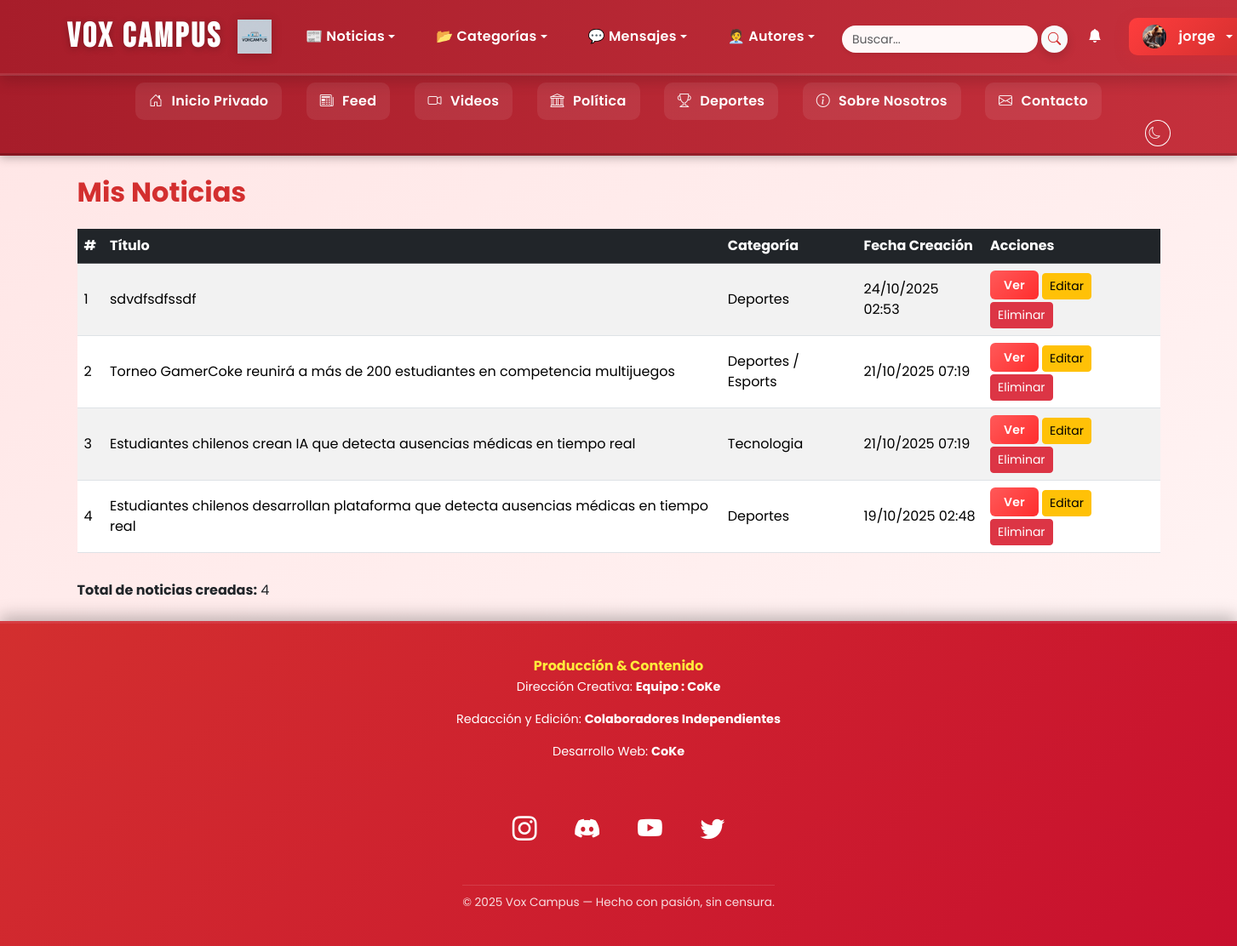
The app's page /mis-noticias/ (signed in) with its own data.
### noticias/models.py (models this page shows, shortened)
class Perfil(models.Model):
    user = models.OneToOneField(User, on_delete=models.CASCADE, related_name='perfil')
    bio = models.TextField(blank=True, null=True)
    avatar = models.ImageField(upload_to='avatares/', blank=True, null=True)
    banner = models.ImageField(upload_to='banners/', blank=True, null=True)
    ultima_actividad = models.DateTimeField(default=timezone.now)
    twitter = models.URLField(max_length=200, blank=True, null=True)
    github = models.URLField(max_length=200, blank=True, null=True)
    instagram = models.URLField(max_length=200, blank=True, null=True)
    linkedin = models.URLField(max_length=200, blank=True, null=True)
    sitio_web = models.URLField(max_length=200, blank=True, null=True)
    rol = models.CharField(
        max_length=20,
        choices=[('autor', 'Autor'), ('admin', 'Administrador')],
        default='autor'
    )

class Noticia(models.Model):
    titulo = models.CharField(max_length=200)
    contenido = models.TextField()
    categoria = models.ForeignKey(Categoria, on_delete=models.PROTECT, related_name='noticias')
    autor = models.ForeignKey(User, on_delete=models.CASCADE, related_name='noticias')
    fecha_creacion = models.DateTimeField(auto_now_add=True)
    imagen = models.ImageField(upload_to='noticias/', blank=True, null=True)

class Categoria(models.Model):
    nombre = models.CharField(max_length=50, unique=True)

### noticias/views.py (the view, shortened to what this page needs)
# urls.py: path('mis-noticias/', views.mis_noticias, name='mis_noticias'),
@login_required
def mis_noticias(request):
    noticias = Noticia.objects.filter(autor=request.user).order_by('-fecha_creacion')
    return render(request, 'noticias/mis_noticias.html', {'noticias': noticias})

### noticias/context_processors.py (called while the page is built)
def contadores_globales(request):
    if request.user.is_authenticated:
        notif_count = Notificacion.objects.filter(usuario=request.user, leido=False).count()
        mensajes_no_leidos = Mensaje.objects.filter(receptor=request.user, leido=False).count() if hasattr(request.user, 'mensaje_set') else 0
    else:
        notif_count = 0
        mensajes_no_leidos = 0
    return {
        'notif_count': notif_count,
        'mensajes_no_leidos': mensajes_no_leidos,
    }

def notificaciones_context(request):
    if request.user.is_authenticated:
        notif_count = Notificacion.objects.filter(usuario=request.user, leido=False).count()
    else:
        notif_count = 0
    return {'notif_count': notif_count}

### templates/noticias/mis_noticias.html (shortened to what this page needs)
{% extends 'noticias/base.html' %}
{% block content %}
<div class="container my-4">
   <h2 class="mb-4 text-danger">Mis Noticias</h2>
   {% if noticias %}
   <div class="table-responsive">
      <table class="table table-striped table-hover align-middle">
         <thead class="table-dark">
            <tr>
               <th>#</th>
               <th>Título</th>
               <th>Categoría</th>
               <th>Fecha Creación</th>
               <th>Acciones</th>
            </tr>
         </thead>
         <tbody>
            {% for noticia in noticias %}
            <tr>
               <td>{{ forloop.counter }}</td>
               <td>{{ noticia.titulo }}</td>
               <td>{{ noticia.categoria.nombre }}</td>
               <td>{{ noticia.fecha_creacion|date:"d/m/Y H:i" }}</td>
               <td>
                  <a href="{% url 'noticia_detalle' noticia.id %}" class="btn btn-sm btn-view">Ver</a>
                  <a href="{% url 'noticia_editar' noticia.id %}" class="btn btn-sm btn-warning">Editar</a>
                  <a href="{% url 'noticia_confirmar_eliminar' noticia.id %}" class="btn btn-sm btn-danger">Eliminar</a>
               </td>
            </tr>
            {% endfor %}
         </tbody>
      </table>
   </div>
   <p class="mt-3"><strong>Total de noticias creadas:</strong> {{ noticias|length }}</p>
   {% else %}
   <strong>No has creado ninguna noticia aún.</strong>
   <div class="text-center mt-3">
      <a href="{% url 'noticia_crear' %}" class="btn btn-danger">Crear Primera Noticia</a>
   </div>
   {% endif %}
</div>
{% endblock %}

### templates/noticias/base.html (shortened to what this page needs)
{% load static %}
<!DOCTYPE html>
<html lang="es">
<head>
   <link href="https://cdn.jsdelivr.net/npm/bootstrap@5.3.2/dist/css/bootstrap.min.css" rel="stylesheet" />
   <link href="https://cdn.jsdelivr.net/npm/bootstrap-icons@1.11.1/font/bootstrap-icons.css" rel="stylesheet" />
   <link rel="stylesheet" href="{% static 'webnoticias/css/style.css' %}?v=v38" />
</head>
<body>
<nav class="navbar navbar-expand-lg navbar-dark bg-danger shadow">
   <div class="container">
      <a class="navbar-brand d-flex align-items-center fw-bold"
         href="{% if user.is_authenticated and user.is_superuser %}{% url 'panel_privado' %}{% else %}{% url 'index' %}{% endif %}">
         <span class="me-2 text-white">Vox Campus</span>
         <img src="{% static 'WebNoticias/img/logo.png' %}" alt="Logo Vox Campus"
              style="height:40px; width:auto; object-fit:contain;" />
      </a>
      <div class="collapse navbar-collapse" id="navbarNav">
         <ul class="navbar-nav mx-auto align-items-center gap-2">
            {% if user.is_authenticated and user.is_superuser or user.is_authenticated and user.is_staff %}
               <li class="nav-item dropdown">
                  <a class="nav-link dropdown-toggle" href="#" id="noticiasDropdown" role="button" data-bs-toggle="dropdown">
                     📰 Noticias
                  </a>
               </li>
            {% endif %}
            {% if user.is_superuser %}
               <li class="nav-item dropdown">
                  <a class="nav-link dropdown-toggle" href="#" id="categoriasDropdown" role="button" data-bs-toggle="dropdown">
                     📂 Categorías
                  </a>
               </li>
            {% endif %}
            {% if user.is_authenticated %}
               <li class="nav-item dropdown">
                  <a class="nav-link dropdown-toggle" href="#" id="mensajesDropdown" role="button" data-bs-toggle="dropdown">
                     💬 Mensajes
                  </a>
               </li>
            {% endif %}
            {% if user.is_authenticated %}
               <li class="nav-item dropdown has-dot">
                  <a class="nav-link dropdown-toggle" href="#" id="reporterosDropdown" role="button" data-bs-toggle="dropdown">
                     🧑‍💼 Autores
                  </a>
               </li>
            {% endif %}
         </ul>
         <ul class="navbar-nav align-items-center gap-0">
            {% if user.is_authenticated %}
               <li class="nav-item">
                  <form id="buscador" class="d-flex align-items-center" role="search" method="get" action="{% url 'buscar' %}">
                     <input id="input-busqueda" class="form-control form-control-sm rounded-pill shadow-sm border-0 me-1"
                            type="search" placeholder="Buscar..." name="q" required />
                     <button class="btn btn-light btn-sm rounded-pill px-2 py-0" type="submit" style="height:32px;">
                        <i class="bi bi-search text-danger"></i>
                     </button>
                  </form>
               </li>
               <li class="nav-item position-relative">
                  <a href="{% url 'notificaciones' %}" class="nav-link position-relative">
                     <i class="bi bi-bell-fill"></i>
                  </a>
               </li>
               <li class="nav-item dropdown">
                  <a class="nav-link dropdown-toggle btn-login px-3 py-2" href="#" id="userDropdown"
                     role="button" data-bs-toggle="dropdown">
                     {% if user.perfil.avatar %}
                        <img src="{{ user.perfil.avatar.url }}" alt="avatar"
                             style="width:28px; height:28px; border-radius:50%; object-fit:cover; margin-right:6px;" />
                     {% else %}
                        <i class="bi bi-person-circle me-1"></i>
                     {% endif %}
                     {{ user.username }}
                  </a>
               </li>
            {% endif %}
         </ul>
      </div>
   </div>
</nav>
   <div class="subnav">
      <div class="container text-center py-2">
         {% if user.is_authenticated and user.is_superuser %}
            <a href="{% url 'panel_privado' %}" class="subnav-link"><i class="bi bi-house-door"></i> Inicio Privado</a>
         {% else %}
            <a href="{% url 'index' %}" class="subnav-link"><i class="bi bi-house"></i> Inicio</a>
         {% endif %}
         <a href="{% url 'feed' %}" class="subnav-link"><i class="bi bi-newspaper"></i> Feed</a>
         <a href="{% url 'videos' %}" class="subnav-link"><i class="bi bi-camera-video"></i> Videos</a>
         <a href="{% url 'politica' %}" class="subnav-link"><i class="bi bi-bank"></i> Política</a>
         <a href="{% url 'deportes' %}" class="subnav-link"><i class="bi bi-trophy"></i> Deportes</a>
         <a href="{% url 'sobre' %}" class="subnav-link"><i class="bi bi-info-circle"></i> Sobre Nosotros</a>
         <a href="{% url 'contacto' %}" class="subnav-link"><i class="bi bi-envelope"></i> Contacto</a>
         <li class="nav-item d-flex align-items-center ms-2">
            <button id="theme-toggle" class="btn btn-outline-light btn-sm rounded-circle p-1" title="Cambiar tema">
               <i class="bi bi-moon"></i>
            </button>
         </li>
      </div>
   </div>
   <main class="container my-4">
      {% block content %}{% endblock %}
   </main>
   <footer class="footer-premium">
      <div class="footer-container">
         <div class="footer-credits">
            <h4>Producción & Contenido</h4>
            <p>Dirección Creativa: <strong>Equipo : CoKe</strong></p>
            <p>Redacción y Edición: <strong>Colaboradores Independientes</strong></p>
            <p>Desarrollo Web: <strong>CoKe</strong></p>
         </div>
         <div class="footer-social">
            <a href="https://www.instagram.com" target="_blank" class="social-icon"><i class="bi bi-instagram"></i></a>
            <a href="https://discord.com" target="_blank" class="social-icon"><i class="bi bi-discord"></i></a>
            <a href="https://www.youtube.com" target="_blank" class="social-icon"><i class="bi bi-youtube"></i></a>
            <a href="https://twitter.com" target="_blank" class="social-icon"><i class="bi bi-twitter"></i></a>
         </div>
         <div class="footer-bottom">
            <p>&copy; 2025 Vox Campus — Hecho con pasión, sin censura.</p>
         </div>
      </div>
   </footer>
</body>
</html>

### noticias/static/WebNoticias/css/base.css (style rules this page uses)
body { font-family: 'Poppins', sans-serif; color: #212529; scroll-behavior: smooth; margin: 0; background: linear-gradient(145deg, #ffe5e5, #fff6f6); background-attachment: fixed; transition: background-color 0.4s ease, color 0.4s ease; }
a { text-decoration: none; transition: all 0.2s ease; }
.container main, main.container { display:block; }
.navbar-brand img { height: 75px; width: auto; margin-left: 10px; vertical-align: middle; display: inline-block; filter: drop-shadow(0 2px 6px rgba(0,0,0,0.18)); }

### noticias/static/WebNoticias/css/navbar.css (style rules this page uses)
.navbar { background: linear-gradient(90deg, #a71d2a, #c5303c); box-shadow: 0 4px 10px rgba(0,0,0,0.4); border-bottom: 2px solid rgba(255,255,255,0.1); }
.navbar-brand { font-family: 'Bebas Neue','Montserrat',Arial,sans-serif; font-size: 2.5rem; letter-spacing: 3px; color: #fff !important; text-shadow: 0 2px 8px rgba(0,0,0,0.25); transition: transform 0.2s, text-shadow 0.3s; padding-right: 8px; }
.navbar-nav .nav-item { margin: 0 8px; }
.navbar .nav-link { color: #fff; font-weight: 600; letter-spacing: 0.3px; transition: all 0.3s ease; border-radius: 10px; padding: 8px 14px; font-size: 1rem; margin-right: .5rem; }
#theme-toggle { margin-left: auto;; border-color: #fff; color: #fff; transition: all 0.3s ease; }
.subnav { background: linear-gradient(90deg, #a71d2a, #c5303c); border-top: 1px solid rgba(255,255,255,0.15); border-bottom: 3px solid rgba(0,0,0,0.2); box-shadow: 0 3px 10px rgba(0,0,0,0.25); animation: fadeInDown 0.5s ease both; }
.subnav .subnav-link { display: inline-block; color: #fff; font-weight: 600; letter-spacing: 0.3px; margin: 0 12px; padding: 10px 16px; border-radius: 10px; text-decoration: none; background: rgba(255,255,255,0.08); transition: all 0.3s ease; }
.subnav i { margin-right: 6px; opacity: 0.9; }
.navbar-nav.align-items-center { align-items: center !important; }
#buscador { display: flex; align-items: center; margin-top: 5px; }
.navbar-nav.align-items-center > .nav-item { display: flex; align-items: center; }
#input-busqueda { height: 32px; line-height: 32px; padding: 0 10px; width: 200px; max-width: 240px; transition: all 0.3s ease; }
.navbar .nav-item:nth-child(4) { margin-right: 8px; }
#input-busqueda { height: 32px; line-height: 32px; padding: 0 12px; width: 230px; max-width: 280px; background: #fff8f8; transition: all 0.3s ease; }
.navbar-nav .nav-item .nav-link { display:flex; align-items:center; padding-top:0.25rem; padding-bottom:0.25rem; }

### noticias/static/WebNoticias/css/panel.css (style rules this page uses)
.navbar, .navbar * { position: relative; z-index: 1000; }
.btn-view { display:inline-flex; align-items:center; justify-content:center; color:#fff!important; border:none; border-radius:6px; padding:.45rem 1rem; font-weight:600; font-size:.88rem; letter-spacing:.2px; transition:all .25s ease; cursor:pointer; text-decoration:none; background:linear-gradient(135deg,#ff5959,#ff2e2e); box-shadow:0 3px 10px rgba(255,61,61,.3); height:34px; line-height:1; margin-bottom:3px; }
.btn-view::before { content:""; position:absolute; inset:0; border-radius:inherit; background:rgba(255,255,255,.1); opacity:0; transition:opacity .3s ease; }

### noticias/static/WebNoticias/css/forms.css (style rules this page uses)
form input, form textarea, form select { border-radius:.5rem; border:1px solid #ced4da; padding:.75rem 1rem; transition:all .3s ease; }
.btn-login { background:linear-gradient(135deg,#ff3d3d,#d32f2f); color:#fff!important; border:none; border-radius:50px; padding:.65rem 1.8rem; font-weight:700; letter-spacing:.4px; font-size:1.05rem; transition:all .3s ease; box-shadow:0 4px 15px rgba(211,47,47,0.35); display:flex; align-items:center; justify-content:center; gap:8px; margin:0; }
form .btn { border:none; border-radius:12px; font-weight:700; padding:.6rem 1.4rem; font-size:.95rem; transition:all .3s ease; box-shadow:0 4px 12px rgba(0,0,0,.15); vertical-align:middle; }
form .btn, form a.btn { display:inline-flex; align-items:center; justify-content:center; text-decoration:none; height:45px; line-height:1; }

### noticias/static/WebNoticias/css/typography.css (style rules this page uses)
h1, h2, h3, h4, h5 { color:#d32f2f; font-weight:700; }
.text-danger { color:#d32f2f !important; }
.btn-view, .btn-warning, .btn-danger { will-change: transform; transition: transform 0.2s ease, box-shadow 0.2s ease; box-shadow: none; }

### noticias/static/WebNoticias/css/perfil.css (style rules this page uses)
.badge.bg-danger, { background: linear-gradient(135deg,#dc3545,#f85b69); }

### noticias/static/WebNoticias/css/responsive.css (style rules this page uses)
html { scroll-behavior: smooth; }

### noticias/static/WebNoticias/css/darkmode.css (style rules this page uses)
body, .panel-privado, .card, .navbar, .footer-premium { transition: background-color 0.4s ease, color 0.4s ease, box-shadow 0.4s ease; }
a, .nav-link, .btn, .card { transition: all 0.25s ease-in-out; }

### records on screen
Noticia: titulo "sdvdfsdfssdf", categoria.nombre "Deportes", fecha_creacion "24/10/2025 02:53"
Noticia: titulo "Torneo GamerCoke reunirá a más de 200 estudiantes en competencia multijuegos", categoria.nombre "Deportes / Esports", fecha_creacion "21/10/2025 07:19"
Noticia: titulo "Estudiantes chilenos crean IA que detecta ausencias médicas en tiempo real", categoria.nombre "Tecnologia", fecha_creacion "21/10/2025 07:19"
Noticia: titulo "Estudiantes chilenos desarrollan plataforma que detecta ausencias médicas en tiempo real", categoria.nombre "Deportes", fecha_creacion "19/10/2025 02:48"

### other values on screen
{{ user.username }} "jorge"
{{ noticias|length }} "4"
